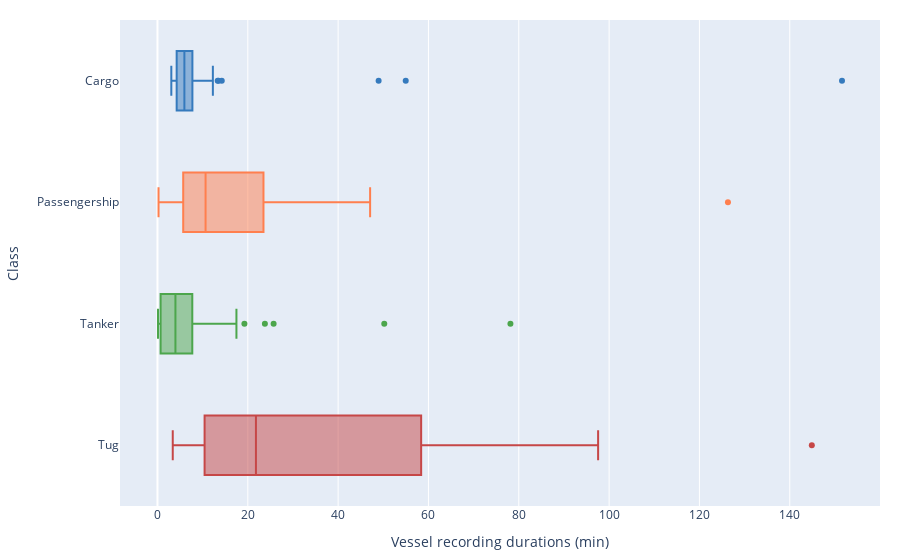

Notebook source saved alongside this figure:
### Code cell
deepship_df = pd.read_csv("deepship.csv")
box = px.box(deepship_df,
    x="duration_min",
    y="class",
    color="class",
    labels={"class": "Class", "duration_min": "Vessel recording durations (min)"},
    color_discrete_map=custom_colors
)

box = box.update_layout(
    margin=dict(
        t=20,
        b=30,
        r=20
    ),
    showlegend=False
)

box.show()

### Figure 1 — Plotly figure (JSON) as saved in the notebook; plotly's stock layout.template omitted (floating-point values rounded to 4 significant figures)
{"data": [{"alignmentgroup": "True", "hovertemplate": "Class=%{y}<br>Vessel recording durations (min)=%{x}<extra></extra>", "legendgroup": "Cargo", "marker": {"color": "#357ABD"}, "name": "Cargo", "notched": false, "offsetgroup": "Cargo", "orientation": "h", "showlegend": true, "type": "box", "x": [4.167, 3.317, 5.783, 5.9, 12.15, 7.717, 6.383, 4.333, 6.5, 5.8, 9.467, 5.833, 6.517, 7.317, 13.52, 6.367, 7.733, 5.85, 4, 6.167, 5.6, 7.35, 3.233, 3.333, 3.067, 4.25, 3.533, 4.25, 5, 13.33, 5, 7.333, 12.27, 5.683, 9, 3.767, 6.017, 3.1, 9.05, 14.23, 4.9, 5.467, 3.317, 7.983, 8.967, 9.583, 151.6, 3.433, 4.95, 4.183, 6.167, 54.97, 48.97, 7.367, 4.6, 6.2, 4.583, 6.3, 3.3, 8.9, 3.367, 6.05], "x0": " ", "xaxis": "x", "y": ["Cargo", "Cargo", "Cargo", "Cargo", "Cargo", "Cargo", "Cargo", "Cargo", "Cargo", "Cargo", "Cargo", "Cargo", "Cargo", "Cargo", "Cargo", "Cargo", "Cargo", "Cargo", "Cargo", "Cargo", "Cargo", "Cargo", "Cargo", "Cargo", "Cargo", "Cargo", "Cargo", "Cargo", "Cargo", "Cargo", "Cargo", "Cargo", "Cargo", "Cargo", "Cargo", "Cargo", "Cargo", "Cargo", "Cargo", "Cargo", "Cargo", "Cargo", "Cargo", "Cargo", "Cargo", "Cargo", "Cargo", "Cargo", "Cargo", "Cargo", "Cargo", "Cargo", "Cargo", "Cargo", "Cargo", "Cargo", "Cargo", "Cargo", "Cargo", "Cargo", "Cargo", "Cargo"], "y0": " ", "yaxis": "y"}, {"alignmentgroup": "True", "hovertemplate": "Class=%{y}<br>Vessel recording durations (min)=%{x}<extra></extra>", "legendgroup": "Passengership", "marker": {"color": "#FF7F4E"}, "name": "Passengership", "notched": false, "offsetgroup": "Passengership", "orientation": "h", "showlegend": true, "type": "box", "x": [22.98, 6.183, 12.12, 1.983, 24.2, 25.42, 42.65, 11.67, 10.07, 6.2, 6.517, 3.25, 3.467, 5.833, 20.13, 5, 25.33, 10.65, 0.6667, 5.65, 6.1, 20.33, 31.45, 2.5, 4.417, 8.883, 7.117, 126.3, 6.15, 0.2333, 13, 16.9, 24.7, 26.67, 20.15, 4.733, 23.63, 40.38, 13.28, 11.98, 47.08, 1.417, 8.167], "x0": " ", "xaxis": "x", "y": ["Passengership", "Passengership", "Passengership", "Passengership", "Passengership", "Passengership", "Passengership", "Passengership", "Passengership", "Passengership", "Passengership", "Passengership", "Passengership", "Passengership", "Passengership", "Passengership", "Passengership", "Passengership", "Passengership", "Passengership", "Passengership", "Passengership", "Passengership", "Passengership", "Passengership", "Passengership", "Passengership", "Passengership", "Passengership", "Passengership", "Passengership", "Passengership", "Passengership", "Passengership", "Passengership", "Passengership", "Passengership", "Passengership", "Passengership", "Passengership", "Passengership", "Passengership", "Passengership"], "y0": " ", "yaxis": "y"}, {"alignmentgroup": "True", "hovertemplate": "Class=%{y}<br>Vessel recording durations (min)=%{x}<extra></extra>", "legendgroup": "Tanker", "marker": {"color": "#4CA64C"}, "name": "Tanker", "notched": false, "offsetgroup": "Tanker", "orientation": "h", "showlegend": true, "type": "box", "x": [5.833, 6.983, 17.48, 4.233, 0.8167, 2.15, 1.4, 0.3333, 19.25, 3.833, 9.3, 12.02, 0.1667, 1.05, 0.55, 14.3, 3.583, 1.133, 5.85, 5.95, 6.167, 0.35, 9.683, 6.817, 23.78, 25.72, 3.933, 0.3167, 0.3167, 0.2833, 10.68, 0.4667, 13.38, 1.733, 7.8, 0.3667, 9.033, 0.4, 5.1, 0.95, 5.35, 0.2667, 11.63, 8.383, 8.55, 0.55, 0.55, 0.2833, 0.5167, 0.2333, 1.083, 4.433, 2.017, 6.167, 0.3333, 2.333, 0.3333, 14.68, 9.5, 0.2333, 0.8167, 11.22, 3.517, 50.22, 7.333, 15.12, 0.7833, 0.2167, 8.05, 0.75, 8.717, 2.333, 0.8333, 1, 3.917, 0.35, 4.7, 5.85, 5.867, 5.883, 7.483, 1.633, 0.2667, 7.033, 0.35, 1.15, 1.967, 78.15, 7.667, 0.6167, 0.1833, 4.017, 7.85, 5.267, 6.35, 0.3333, 0.8, 8.633, 0.4833, 4.883, 0.55, 4.183, 8.6, 6.15, 6.583, 5.767, 9.467, 1.633, 1.233, 8.317, 0.3, 0.75, 8.217, 1.133, 6.1, 0.1167, 6.633, 2.617, 9.333, 0.4, 10.98, 6.817, 5.667, 2.817, 0.6333, 6.2, 7.75, 2.183], "x0": " ", "xaxis": "x", "y": ["Tanker", "Tanker", "Tanker", "Tanker", "Tanker", "Tanker", "Tanker", "Tanker", "Tanker", "Tanker", "Tanker", "Tanker", "Tanker", "Tanker", "Tanker", "Tanker", "Tanker", "Tanker", "Tanker", "Tanker", "Tanker", "Tanker", "Tanker", "Tanker", "Tanker", "Tanker", "Tanker", "Tanker", "Tanker", "Tanker", "Tanker", "Tanker", "Tanker", "Tanker", "Tanker", "Tanker", "Tanker", "Tanker", "Tanker", "Tanker", "Tanker", "Tanker", "Tanker", "Tanker", "Tanker", "Tanker", "Tanker", "Tanker", "Tanker", "Tanker", "Tanker", "Tanker", "Tanker", "Tanker", "Tanker", "Tanker", "Tanker", "Tanker", "Tanker", "Tanker", "Tanker", "Tanker", "Tanker", "Tanker", "Tanker", "Tanker", "Tanker", "Tanker", "Tanker", "Tanker", "Tanker", "Tanker", "Tanker", "Tanker", "Tanker", "Tanker", "Tanker", "Tanker", "Tanker", "Tanker", "Tanker", "Tanker", "Tanker", "Tanker", "Tanker", "Tanker", "Tanker", "Tanker", "Tanker", "Tanker", "Tanker", "Tanker", "Tanker", "Tanker", "Tanker", "Tanker", "Tanker", "Tanker", "Tanker", "Tanker", "Tanker", "Tanker", "Tanker", "Tanker", "Tanker", "Tanker", "Tanker", "Tanker", "Tanker", "Tanker", "Tanker", "Tanker", "Tanker", "Tanker", "Tanker", "Tanker", "Tanker", "Tanker", "Tanker", "Tanker", "Tanker", "Tanker", "Tanker", "Tanker", "Tanker", "Tanker", "Tanker", "Tanker"], "y0": " ", "yaxis": "y"}, {"alignmentgroup": "True", "hovertemplate": "Class=%{y}<br>Vessel recording durations (min)=%{x}<extra></extra>", "legendgroup": "Tug", "marker": {"color": "#C64747"}, "name": "Tug", "notched": false, "offsetgroup": "Tug", "orientation": "h", "showlegend": true, "type": "box", "x": [8.6, 65.98, 4.383, 17.2, 14.07, 42, 3.383, 11.97, 56.83, 17.88, 97.57, 59.93, 8.9, 26.65, 144.9, 25.72], "x0": " ", "xaxis": "x", "y": ["Tug", "Tug", "Tug", "Tug", "Tug", "Tug", "Tug", "Tug", "Tug", "Tug", "Tug", "Tug", "Tug", "Tug", "Tug", "Tug"], "y0": " ", "yaxis": "y"}], "layout": {"boxmode": "overlay", "legend": {"title": {"text": "Class"}, "tracegroupgap": 0}, "margin": {"b": 30, "r": 20, "t": 20}, "showlegend": false, "xaxis": {"anchor": "y", "domain": [0, 1], "title": {"text": "Vessel recording durations (min)"}}, "yaxis": {"anchor": "x", "categoryarray": ["Tug", "Tanker", "Passengership", "Cargo"], "categoryorder": "array", "domain": [0, 1], "title": {"text": "Class"}}}}
